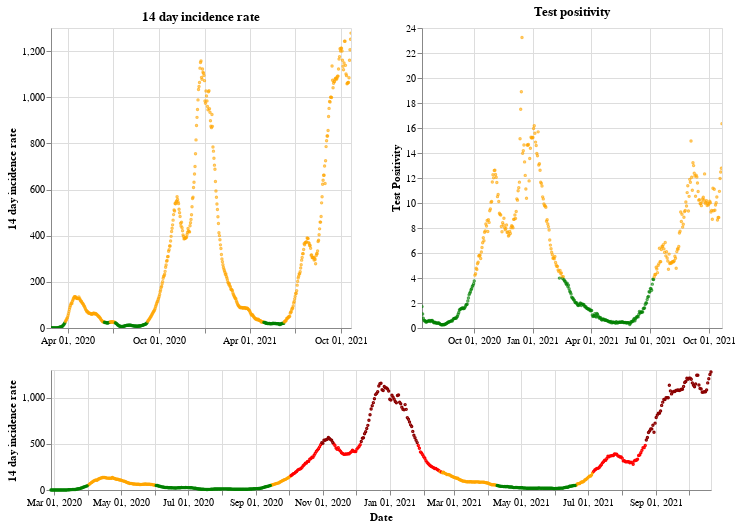

Notebook code for this chart:
### Markdown cell above
## Wales

### Code cell
plot_traffic_light('Wales')

### Figure 1 — Vega-Lite specification as saved in the notebook (floating-point values rounded to 4 significant figures; data arrays with more than 128 entries replaced by an {"elided": "..."} marker saying what was removed)
{"config": {"view": {"continuousWidth": 400, "continuousHeight": 300}}, "vconcat": [{"hconcat": [{"mark": {"type": "point", "size": 2}, "encoding": {"color": {"condition": {"value": "green", "test": "(datum.twoWeeklyCasesRate <= 25)"}, "value": "orange"}, "tooltip": [{"type": "nominal", "field": "areaName"}, {"type": "temporal", "field": "date"}, {"type": "quantitative", "field": "twoWeeklyCasesRate"}, {"type": "quantitative", "field": "testPositivity"}], "x": {"type": "temporal", "axis": {"title": ""}, "field": "date", "scale": {"domain": {"selection": "DateBrush"}}, "timeUnit": "yearmonthdate"}, "y": {"type": "quantitative", "axis": {"title": "14 day incidence rate"}, "field": "twoWeeklyCasesRate"}}, "title": "14 day incidence rate", "width": 300}, {"mark": {"type": "point", "size": 2}, "encoding": {"color": {"condition": {"value": "green", "test": "(datum.testPositivity <= 4)"}, "value": "orange"}, "tooltip": [{"type": "nominal", "field": "areaName"}, {"type": "temporal", "field": "date"}, {"type": "quantitative", "field": "twoWeeklyCasesRate"}, {"type": "quantitative", "field": "testPositivity"}], "x": {"type": "temporal", "axis": {"title": ""}, "field": "date", "scale": {"domain": {"selection": "DateBrush"}}, "timeUnit": "yearmonthdate"}, "y": {"type": "quantitative", "axis": {"title": "Test Positivity"}, "field": "testPositivity"}}, "title": "Test positivity", "width": 300}]}, {"layer": [{"mark": {"type": "point", "size": 2}, "encoding": {"color": {"condition": {"value": "orange", "test": "(((datum.testPositivity < 4) && (datum.twoWeeklyCasesRate >= 50)) && (datum.twoWeeklyCasesRate < 200))"}, "value": "red"}, "opacity": {"condition": {"value": 1, "test": "((datum.twoWeeklyCasesRate >= 50) && (datum.twoWeeklyCasesRate < 500))"}, "value": 0}, "tooltip": [{"type": "nominal", "field": "areaName"}, {"type": "temporal", "field": "date"}, {"type": "quantitative", "field": "twoWeeklyCasesRate"}, {"type": "quantitative", "field": "testPositivity"}], "x": {"type": "temporal", "axis": {"title": "Date"}, "field": "date", "timeUnit": "yearmonthdate"}, "y": {"type": "quantitative", "axis": {"title": "14 day incidence rate"}, "field": "twoWeeklyCasesRate"}}, "selection": {"DateBrush": {"type": "interval", "encodings": ["x"], "fields": ["Time"]}}}, {"mark": {"type": "point", "size": 2}, "encoding": {"color": {"value": "darkred"}, "opacity": {"condition": {"value": 1, "test": "(datum.twoWeeklyCasesRate >= 500)"}, "value": 0}, "tooltip": [{"type": "nominal", "field": "areaName"}, {"type": "temporal", "field": "date"}, {"type": "quantitative", "field": "twoWeeklyCasesRate"}, {"type": "quantitative", "field": "testPositivity"}], "x": {"type": "temporal", "axis": {"title": "Date"}, "field": "date", "timeUnit": "yearmonthdate"}, "y": {"type": "quantitative", "axis": {"title": "14 day incidence rate"}, "field": "twoWeeklyCasesRate"}}}, {"mark": {"type": "point", "size": 2}, "encoding": {"color": {"condition": {"value": "green", "test": "((datum.testPositivity < 4) && (datum.twoWeeklyCasesRate < 50))"}, "value": "orange"}, "opacity": {"condition": {"value": 1, "test": "(datum.twoWeeklyCasesRate < 50)"}, "value": 0}, "tooltip": [{"type": "nominal", "field": "areaName"}, {"type": "temporal", "field": "date"}, {"type": "quantitative", "field": "twoWeeklyCasesRate"}, {"type": "quantitative", "field": "testPositivity"}], "x": {"type": "temporal", "axis": {"title": "Date"}, "field": "date", "timeUnit": "yearmonthdate"}, "y": {"type": "quantitative", "axis": {"title": "14 day incidence rate"}, "field": "twoWeeklyCasesRate"}}}], "height": 120, "width": 660}], "data": {"name": "data-cd67bd95695784ec2351f4e5ba2d2e55"}, "$schema": "https://vega.github.io/schema/vega-lite/v4.8.1.json", "datasets": {"data-cd67bd95695784ec2351f4e5ba2d2e55": {"elided": "603 records"}}}
